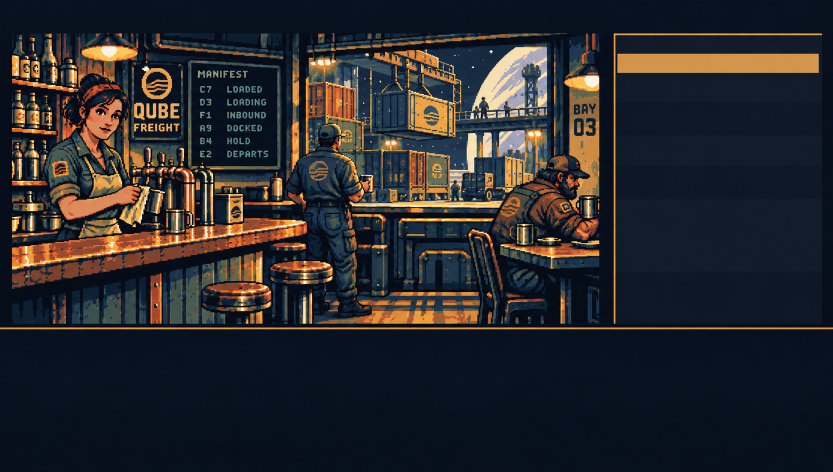
#> input picture assets/qube-freight-canteen-v1-source.png, 1665 x 944 px, given in place of pilot-1-phase-1-090.png, which was not available (shown at 1/2 size)
$ python cinematic-port-proof.py ../assets
#> lines starting #> are read from the running program, lines starting #| are printed output that depends on the picture; pictures that were not available may be replaced by others from this repository, and a replacement may not be noted
"""Native framebuffer proof. No concept images or synthetic scenery."""
from pathlib import Path
from PIL import Image, ImageDraw
import sys
p=Path(sys.argv[1])
for f in p.glob('*.bmp'):
    with Image.open(f) as im: im.save(f.with_suffix('.png'))
for phase,title in [(1,'arrival'),(2,'touchdown'),(3,'departure')]:
    frames=[Image.open(f).convert('RGB') for f in sorted(p.glob(f'pilot-1-phase-{phase}-*.png'))]
    if frames: frames[0].save(p/f'{title}.gif',save_all=True,append_images=frames[1:],duration=333,loop=0)
#> pass 2 of the loop `for phase,title in [(1,'arrival'),(2,'touchdown'),(3,'departure')]:`:
items=[('Approach / actual Lave I terrain','pilot-1-phase-1-090.png'),('Spaceport / braking','pilot-1-phase-1-210.png'),('Parked / live first-person view','pilot-1-parked.png'),('Departure / forward reveal','pilot-1-phase-3-100.png'),('Departure / climb','pilot-1-phase-3-170.png'),('Roamer / stepping into cabin','roamer-seat-04.png')]
sheet=Image.new('RGB',(960,3*296),'#101820');draw=ImageDraw.Draw(sheet)
#> after `sheet = Image.new('RGB', (960, 3 * 296), '#101820')`:
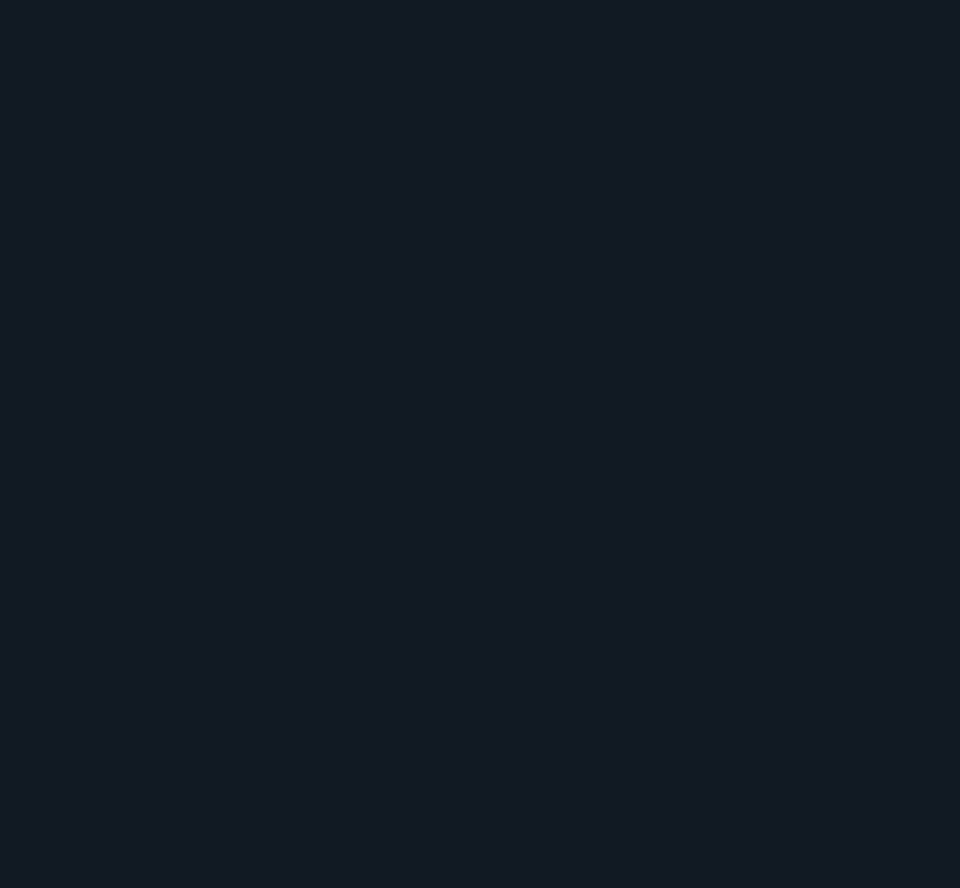
#> sheet: PIL image 960x888 RGB; mean R, G, B 16, 24, 32
for i,(title,file) in enumerate(items):
    x=(i%2)*480;y=(i//2)*296
    draw.text((x+8,y+6),title,fill='white')
    with Image.open(p/file) as im: sheet.paste(im,(x,y+24))
#> im is the input picture: PIL image 1665x944 RGB; mean R, G, B 41.3, 41.2, 44.1
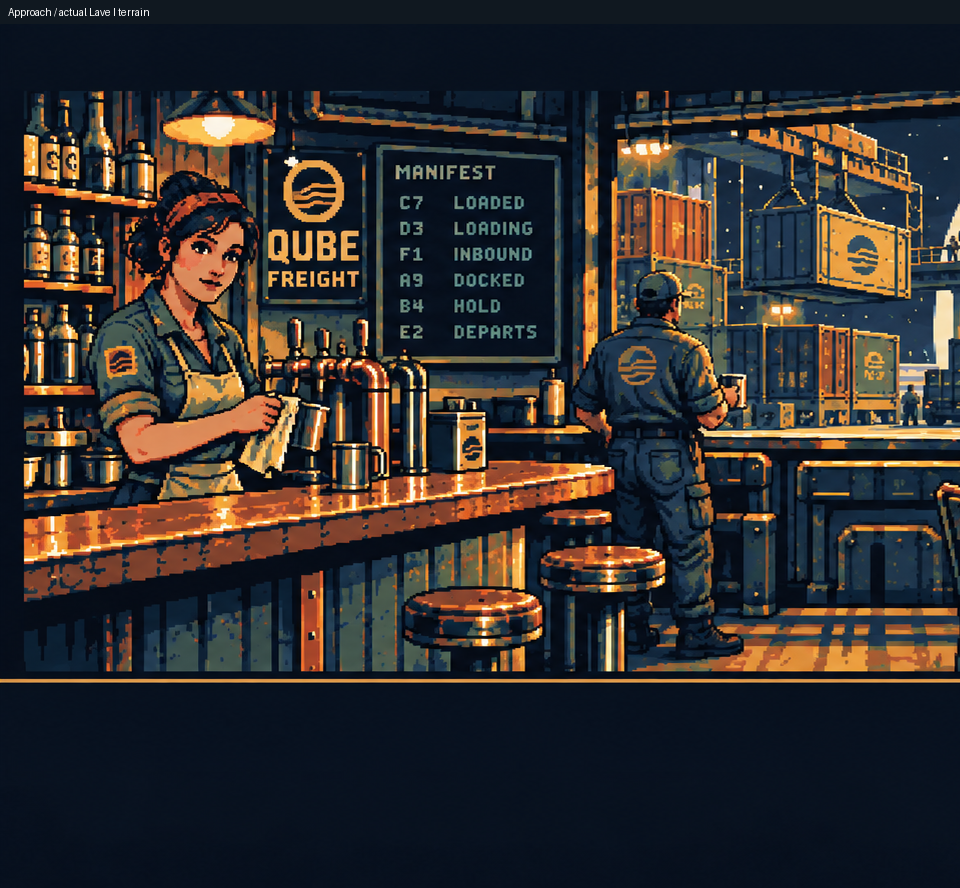
#> sheet: PIL image 960x888 RGB; mean R, G, B 50.7, 47.1, 46.3
#> pass 2 of the loop `for i,(title,file) in enumerate(items):`:
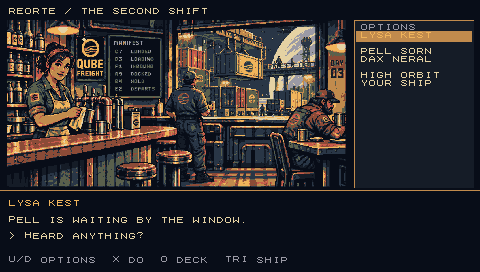
#> input picture assets/qube-freight-canteen-v1-native.png, 480 x 272 px, given in place of pilot-1-phase-1-210.png, which was not available
#> im is the input picture: PIL image 480x272 RGBA; mean R, G, B, A 45.2, 42, 43.7, 255
#> `with Image.open(p/file) as im: sheet.paste(im,(x,y+24))`:
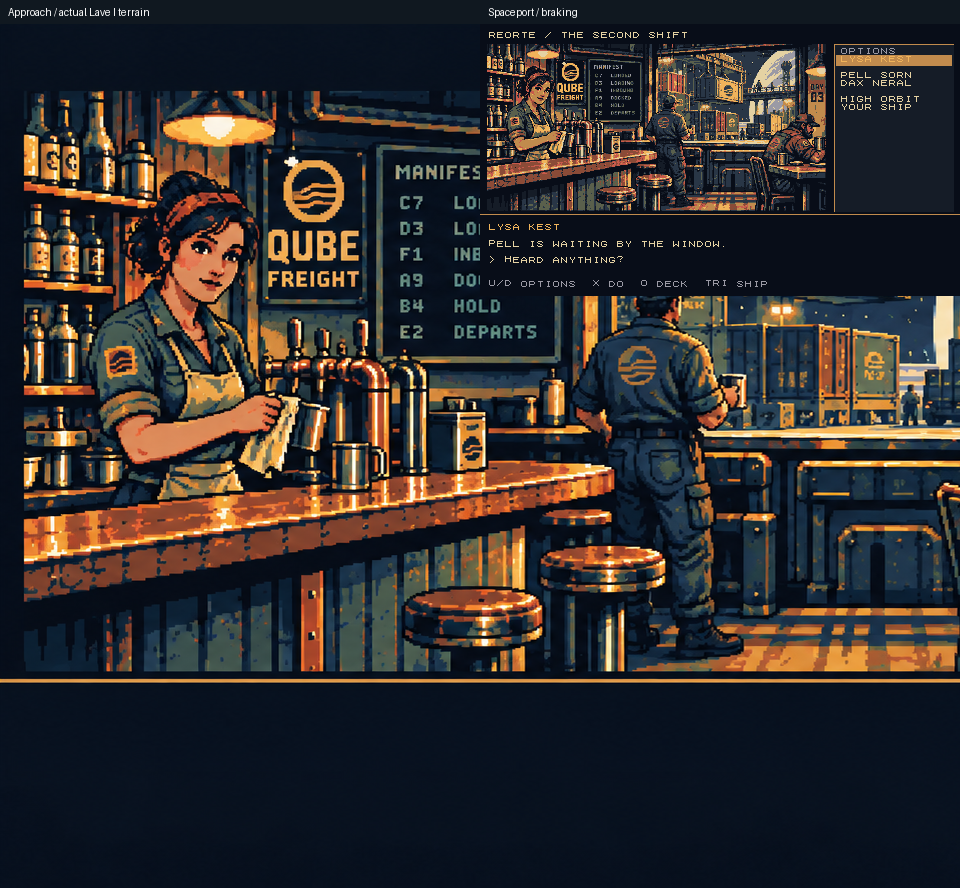
#> sheet: PIL image 960x888 RGB; mean R, G, B 49.4, 45.4, 45
#> (the run stopped early here; a loop or call above may not have finished)
